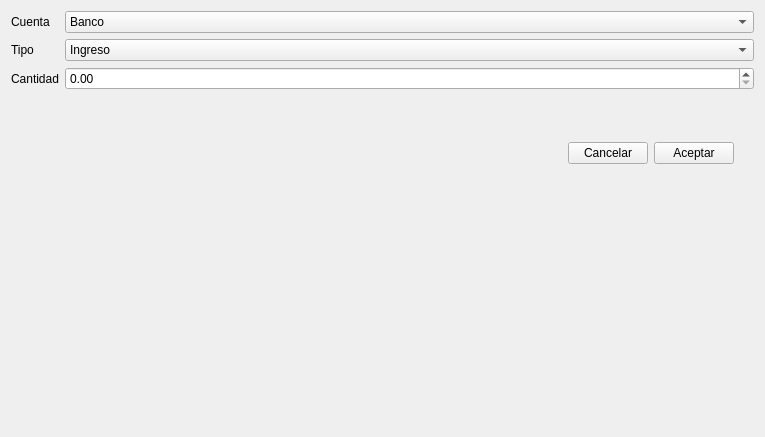
<?xml version="1.0" encoding="UTF-8"?>
<ui version="4.0">
 <class>Form</class>
 <widget class="QWidget" name="Form">
  <property name="geometry">
   <rect>
    <x>0</x>
    <y>0</y>
    <width>765</width>
    <height>437</height>
   </rect>
  </property>
  <property name="windowTitle">
   <string>Form</string>
  </property>
  <layout class="QHBoxLayout" name="horizontalLayout">
   <item>
    <layout class="QFormLayout" name="formLayout_2">
     <item row="0" column="0">
      <widget class="QLabel" name="label_8">
       <property name="text">
        <string>Cuenta</string>
       </property>
      </widget>
     </item>
     <item row="1" column="0">
      <widget class="QLabel" name="label">
       <property name="text">
        <string>Tipo</string>
       </property>
      </widget>
     </item>
     <item row="1" column="1">
      <widget class="QComboBox" name="cmbType">
       <property name="editable">
        <bool>false</bool>
       </property>
       <item>
        <property name="text">
         <string>Ingreso</string>
        </property>
       </item>
       <item>
        <property name="text">
         <string>Retirada</string>
        </property>
       </item>
      </widget>
     </item>
     <item row="2" column="0">
      <widget class="QLabel" name="label_2">
       <property name="text">
        <string>Cantidad</string>
       </property>
      </widget>
     </item>
     <item row="3" column="1">
      <layout class="QGridLayout" name="gridLayout_2">
       <item row="2" column="3">
        <widget class="QPushButton" name="btnAccept">
         <property name="maximumSize">
          <size>
           <width>100</width>
           <height>16777215</height>
          </size>
         </property>
         <property name="text">
          <string>Aceptar</string>
         </property>
        </widget>
       </item>
       <item row="2" column="2">
        <widget class="QPushButton" name="btnCancel">
         <property name="maximumSize">
          <size>
           <width>100</width>
           <height>16777215</height>
          </size>
         </property>
         <property name="text">
          <string>Cancelar</string>
         </property>
        </widget>
       </item>
       <item row="2" column="4">
        <spacer name="horizontalSpacer_3">
         <property name="orientation">
          <enum>Qt::Horizontal</enum>
         </property>
         <property name="sizeType">
          <enum>QSizePolicy::Fixed</enum>
         </property>
         <property name="sizeHint" stdset="0">
          <size>
           <width>20</width>
           <height>20</height>
          </size>
         </property>
        </spacer>
       </item>
       <item row="2" column="0">
        <spacer name="horizontalSpacer_2">
         <property name="orientation">
          <enum>Qt::Horizontal</enum>
         </property>
         <property name="sizeHint" stdset="0">
          <size>
           <width>40</width>
           <height>20</height>
          </size>
         </property>
        </spacer>
       </item>
       <item row="0" column="3" rowspan="2">
        <spacer name="verticalSpacer">
         <property name="orientation">
          <enum>Qt::Vertical</enum>
         </property>
         <property name="sizeHint" stdset="0">
          <size>
           <width>20</width>
           <height>40</height>
          </size>
         </property>
        </spacer>
       </item>
      </layout>
     </item>
     <item row="0" column="1">
      <widget class="QComboBox" name="cmbAccount">
       <item>
        <property name="text">
         <string>Banco</string>
        </property>
       </item>
       <item>
        <property name="text">
         <string>Paypal</string>
        </property>
       </item>
       <item>
        <property name="text">
         <string>Skrill</string>
        </property>
       </item>
      </widget>
     </item>
     <item row="2" column="1">
      <widget class="QDoubleSpinBox" name="txtMoney">
       <property name="maximum">
        <double>999999999.990000009536743</double>
       </property>
      </widget>
     </item>
    </layout>
   </item>
  </layout>
 </widget>
 <resources/>
 <connections/>
</ui>
